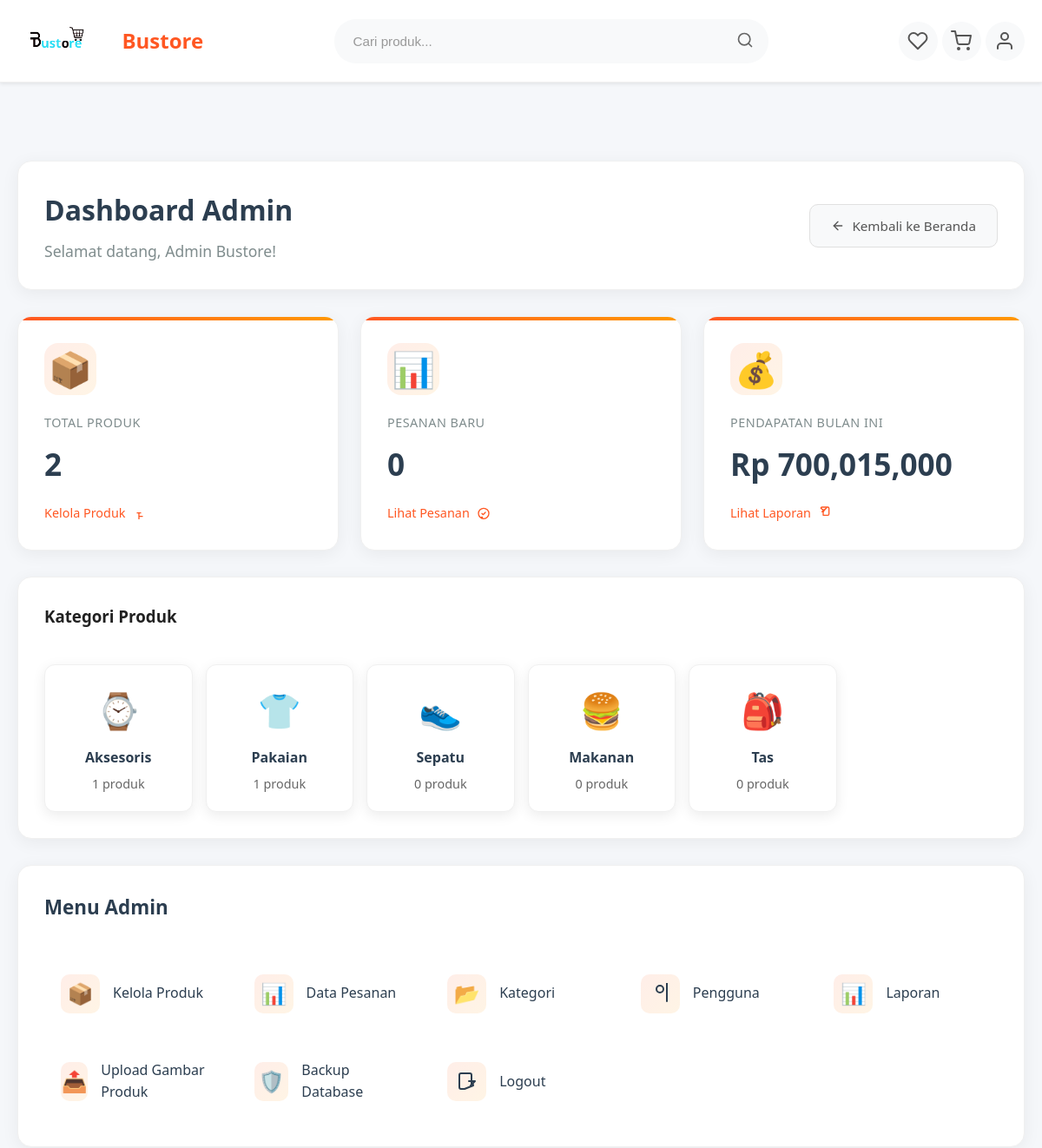
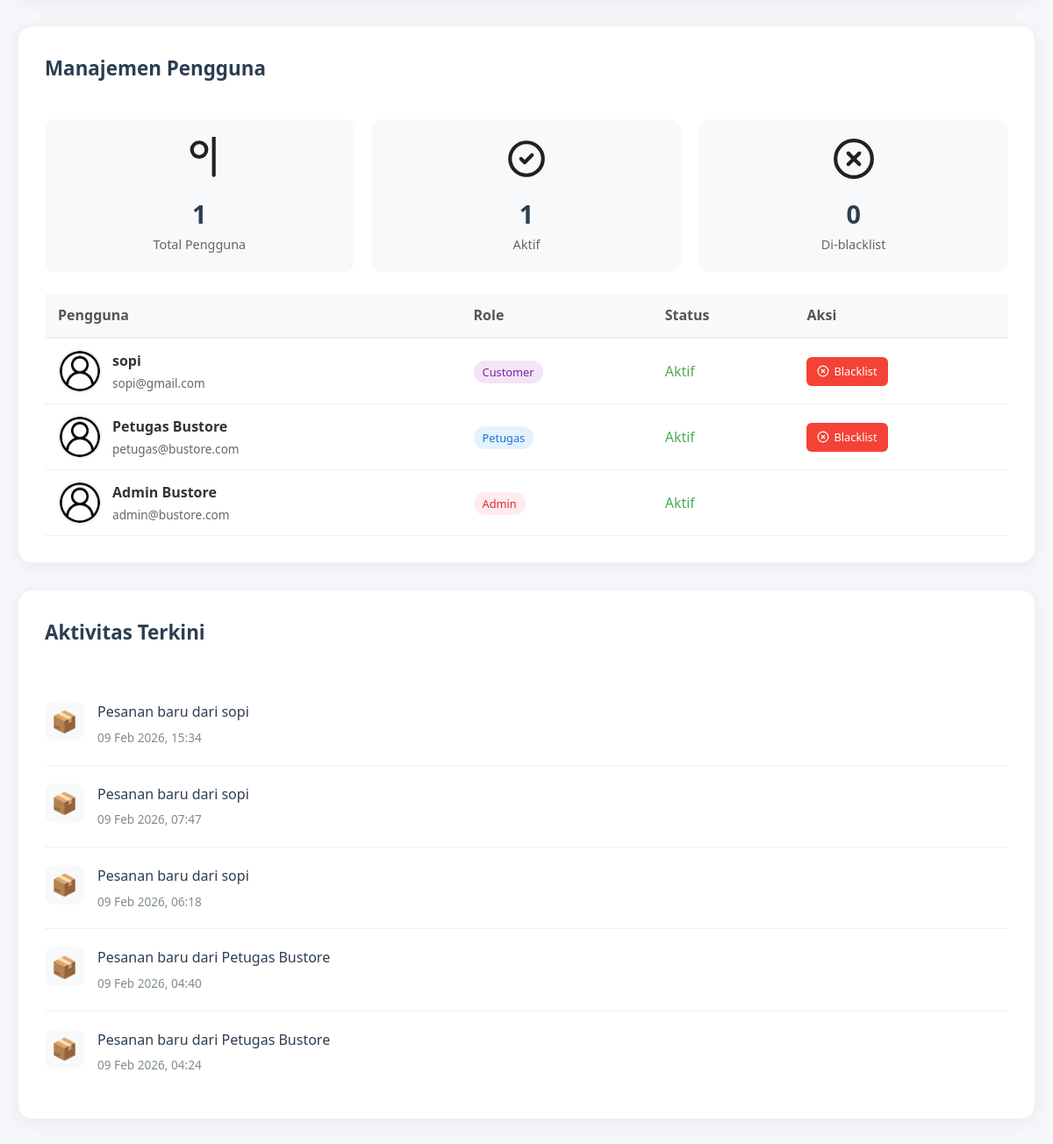
Page /admin/dashboard.php (signed in) on the committed database (2 pictures, top to bottom).
### tables this page shows
CREATE TABLE `users` (
  `id` int(11) NOT NULL,
  `name` varchar(100) DEFAULT NULL,
  `email` varchar(100) DEFAULT NULL,
  `phone` varchar(20) DEFAULT NULL,
  `address` text DEFAULT NULL,
  `profile_pic` varchar(255) DEFAULT NULL,
  `password` varchar(255) DEFAULT NULL,
  `role` enum('admin','petugas','customer') DEFAULT 'customer',
  `is_blacklisted` tinyint(1) NOT NULL DEFAULT 0
);

CREATE TABLE `orders` (
  `id` int(11) NOT NULL,
  `user_id` int(11) NOT NULL,
  `total_price` int(11) NOT NULL COMMENT 'Total harga setelah ongkir',
  `shipping_cost` int(11) NOT NULL DEFAULT 0 COMMENT 'Biaya ongkir',
  `status` enum('Menunggu Pembayaran','Dikemas','Dikirim','Selesai','Dibatalkan') NOT NULL DEFAULT 'Menunggu Pembayaran',
  `payment_method` varchar(50) DEFAULT NULL COMMENT 'Metode pembayaran (Transfer, E-Wallet)',
  `payment_proof` varchar(255) DEFAULT NULL COMMENT 'Bukti pembayaran',
  `resi` varchar(100) DEFAULT NULL COMMENT 'Nomor resi tracking',
  `shipping_address` text DEFAULT NULL COMMENT 'Alamat pengiriman lengkap',
  `created_at` timestamp NOT NULL DEFAULT current_timestamp(),
  `updated_at` timestamp NOT NULL DEFAULT current_timestamp() ON UPDATE current_timestamp()
);

### admin/dashboard.php (the view, shortened to what the rows shown need)
<?php
include '../config/database.php';
?>
<!DOCTYPE html>
<html lang="id">
<head>
    <link rel="stylesheet" href="../assets/css/style.css">
</head>
<body>
    <div class="dashboard-wrapper">
        <div class="dashboard-container">
            <div class="dashboard-header">
                <div class="header-content">
                    <h1>Dashboard Admin</h1>
                </div>
            </div>
            <div class="user-management">
                <table class="user-table">
                    <thead>
                        <tr>
                            <th>Pengguna</th>
                            <th>Role</th>
                            <th>Status</th>
                            <th>Aksi</th>
                        </tr>
                    </thead>
                    <tbody>
                        <?php
                        $users_query = mysqli_query($conn, "SELECT * FROM users ORDER BY id DESC LIMIT 10");
                        while ($user = mysqli_fetch_assoc($users_query)) {
                            $is_current_user = $user['id'] == $_SESSION['user']['id'];
                        ?>
                        <tr>
                            <td>
                                <div class="user-info">
                                    <img src="<?= !empty($user['profile_pic']) ? '../assets/img/profiles/' . $user['profile_pic'] : '../assets/img/icons/icon-user.png' ?>" alt="Profile" class="user-avatar">
                                    <div>
                                        <div class="user-name"><?= $user['name'] ?></div>
                                        <div class="user-email"><?= $user['email'] ?></div>
                                    </div>
                                </div>
                            </td>
                            <td>
                                <span class="role-badge role-<?= $user['role'] ?>">
                                    <?= ucfirst($user['role']) ?>
                                </span>
                            </td>
                            <td>
                                <?php if (isset($user['is_blacklisted']) && $user['is_blacklisted'] == 1): ?>
                                    <span class="blacklisted-badge">Di-blacklist</span>
                                <?php else: ?>
                                    <span style="color: #4caf50; font-weight: 500;">Aktif</span>
                                <?php endif; ?>
                            </td>
                            <td>
                                <div class="action-buttons">
                                    <?php if (!$is_current_user): ?>
                                        <?php if (isset($user['is_blacklisted']) && $user['is_blacklisted'] == 1): ?>
                                            <a href="?action=unblacklist&id=<?= $user['id'] ?>" class="btn-small btn-unblacklist">
                                                <svg width="14" height="14" viewBox="0 0 24 24" fill="none" stroke="currentColor" stroke-width="2" stroke-linecap="round" stroke-linejoin="round">
                                                    <path d="M9 12l2 2 4-4m6 2a9 9 0 1 1-18 0 9 9 0 0118 0z"></path>
                                                </svg>
                                                Unblacklist
                                            </a>
                                        <?php else: ?>
                                            <a href="?action=blacklist&id=<?= $user['id'] ?>" class="btn-small btn-blacklist" onclick="return confirm('Apakah Anda yakin ingin mem-blacklist user ini?')">
                                                <svg width="14" height="14" viewBox="0 0 24 24" fill="none" stroke="currentColor" stroke-width="2" stroke-linecap="round" stroke-linejoin="round">
                                                    <circle cx="12" cy="12" r="10"></circle>
                                                    <line x1="15" y1="9" x2="9" y2="15"></line>
                                                    <line x1="9" y1="9" x2="15" y2="15"></line>
                                                </svg>
                                                Blacklist
                                            </a>
                                        <?php endif; ?>
                                    <?php endif; ?>
                                </div>
                            </td>
                        </tr>
                        <?php } ?>
                    </tbody>
                </table>
            </div>
            <div class="recent-activity">
                <ul class="activity-list">
                    <?php
                    $recent_orders = mysqli_query($conn, "SELECT o.*, u.name as customer_name FROM orders o LEFT JOIN users u ON o.user_id = u.id ORDER BY o.created_at DESC LIMIT 5");
                    while ($order = mysqli_fetch_assoc($recent_orders)) {
                    ?>
                    <li class="activity-item">
                        <div class="activity-icon">
                            <span style="font-size: 1.5rem;">📦</span>
                        </div>
                        <div class="activity-content">
                            <div class="activity-title">Pesanan baru dari <?= $order['customer_name'] ?? 'Guest' ?></div>
                            <div class="activity-time"><?= date('d M Y, H:i', strtotime($order['created_at'])) ?></div>
                        </div>
                    </li>
                    <?php } ?>
                </ul>
            </div>
        </div>
    </div>
</body>
</html>

### rows in the picture
users: name "sopi", email "sopi@gmail.com", role "Customer", is_blacklisted "Aktif"
users: name "Petugas Bustore", email "petugas@bustore.com", role "Petugas", is_blacklisted "Aktif"
users: name "Admin Bustore", email "admin@bustore.com", role "Admin", is_blacklisted "Aktif"
orders: user.name "sopi", created_at "09 Feb 2026, 15:34"
orders: user.name "sopi", created_at "09 Feb 2026, 07:47"
orders: user.name "sopi", created_at "09 Feb 2026, 06:18"
orders: user.name "Petugas Bustore", created_at "09 Feb 2026, 04:40"
orders: user.name "Petugas Bustore", created_at "09 Feb 2026, 04:24"

### other values in the picture
$_SESSION['user']['name'] "Admin Bustore"
$row['total'] "2"
$row['total'] "0"
$row['total'] "700,015,000"
$category['icon'] "⌚"
$category['name'] "Aksesoris"
$category['product_count'] "1"
$category['icon'] "👕"
$category['name'] "Pakaian"
$category['icon'] "👟"
$category['name'] "Sepatu"
$category['product_count'] "0"
$category['icon'] "🍔"
$category['name'] "Makanan"
$category['icon'] "🎒"
